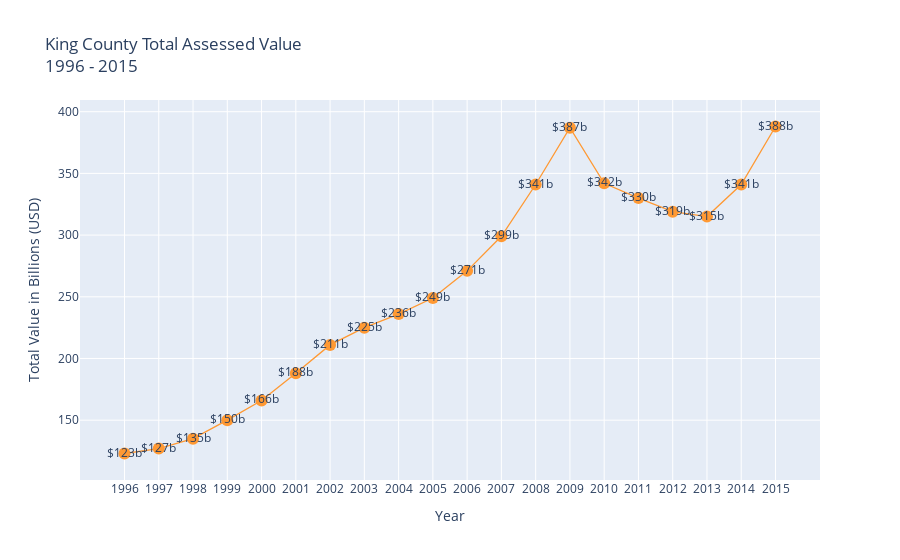

Notebook source saved alongside this figure:
### Code cell
data1.iplot(
            mode='lines+markers+text',
            x='year',
            y='value',
            text='text',
            opacity = 0.8,
            layout=dict(
                        xaxis=dict(tickvals= data1['year'],
                                   tickmode='array',
                                   title='Year'),
                        yaxis=dict(title='Total Value in Billions (USD)'),
                        title='King County Total Assessed Value <br>1996 - 2015'))

### Figure 1 — Plotly figure (JSON) as saved in the notebook; plotly's stock layout.template omitted (floating-point values rounded to 4 significant figures)
{"data": [{"line": {"color": "rgba(255, 153, 51, 1.0)", "dash": "solid", "shape": "linear", "width": 1.3}, "marker": {"size": 12, "symbol": "circle"}, "mode": "lines+markers+text", "name": "value", "text": ["$123b", "$127b", "$135b", "$150b", "$166b", "$188b", "$211b", "$225b", "$236b", "$249b", "$271b", "$299b", "$341b", "$387b", "$342b", "$330b", "$319b", "$315b", "$341b", "$388b"], "type": "scatter", "x": [1996, 1997, 1998, 1999, 2000, 2001, 2002, 2003, 2004, 2005, 2006, 2007, 2008, 2009, 2010, 2011, 2012, 2013, 2014, 2015], "y": [123, 127, 135, 150, 166, 188, 211, 225, 236, 249, 271, 299, 341, 387, 342, 330, 319, 315, 341, 388]}], "layout": {"title": {"text": "King County Total Assessed Value <br>1996 - 2015"}, "xaxis": {"tickmode": "array", "tickvals": [1996, 1997, 1998, 1999, 2000, 2001, 2002, 2003, 2004, 2005, 2006, 2007, 2008, 2009, 2010, 2011, 2012, 2013, 2014, 2015], "title": {"text": "Year"}}, "yaxis": {"title": {"text": "Total Value in Billions (USD)"}}}}
